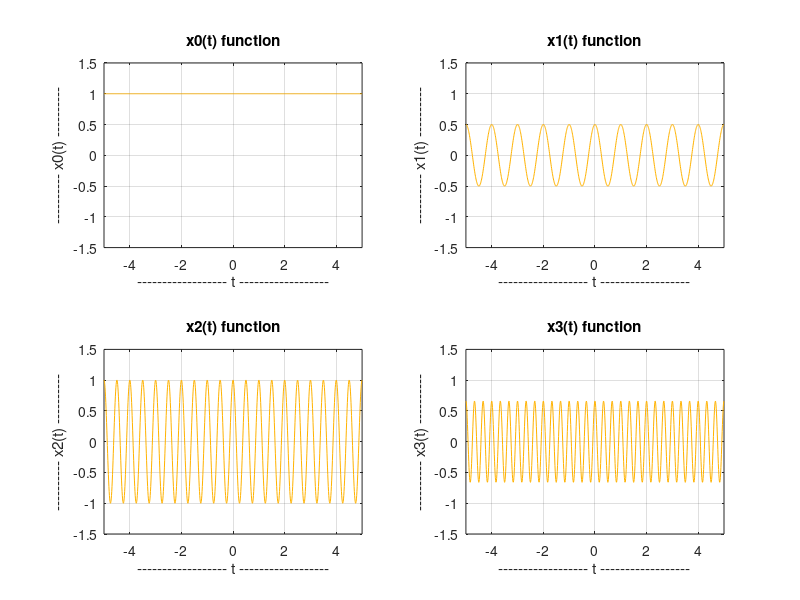
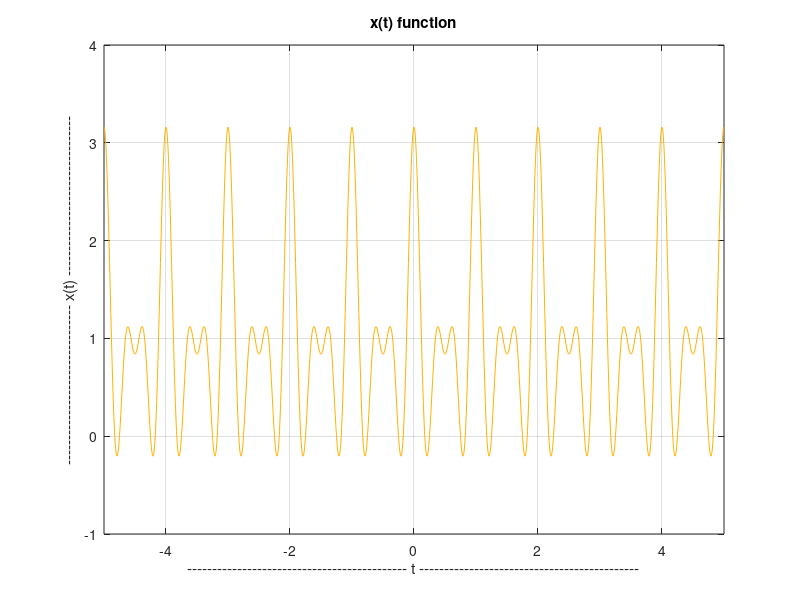

Source code (MATLAB) for these figures, in order:
clc;
clear;

a0=1;
a1=0.25;
a2=0.5;
a3=0.33;

w0=2*pi;
T=2*pi/w0;

y = @(a,k,t) a.*exp(-i*k*w0*t);
x0 = @(t) y(a0,0,t);
x1 = @(t) y(a1,1,t) + y(a1,-1,t);
x2 = @(t) y(a2,2,t) + y(a2,-2,t);
x3 = @(t) y(a3,3,t) + y(a3,-3,t);
x = @(t) x0(t) + x1(t) + x2(t) + x3(t);

t=-5:0.01:5;
for i=1:length(t)
    res0(i) = x0(t(i));
    res1(i) = x1(t(i));
    res2(i) = x2(t(i));
    res3(i) = x3(t(i));
    res(i) = x(t(i));
end

figure(1)

subplot(2,2,1);
plot(t,res0, 'color', [1 0.7 0]), grid, axis([-5 5 -1.5 1.5]);
title('x0(t) function');
xlabel('------------------ t ------------------');
ylabel('---------- x0(t) ----------');

subplot(2,2,2);
plot(t,res1, 'color', [1 0.7 0]), grid, axis([-5 5 -1.5 1.5]);
title('x1(t) function');
xlabel('------------------ t ------------------');
ylabel('---------- x1(t) ----------');

subplot(2,2,3);
plot(t,res2, 'color', [1 0.7 0]), grid, axis([-5 5 -1.5 1.5]);
title('x2(t) function');
xlabel('------------------ t ------------------');
ylabel('---------- x2(t) ----------');

subplot(2,2,4);
plot(t,res3, 'color', [1 0.7 0]), grid, axis([-5 5 -1.5 1.5]);
title('x3(t) function');
xlabel('------------------ t ------------------');
ylabel('---------- x3(t) ----------');

figure(2)
plot(t,res, 'color', [1 0.7 0]), grid, axis([-5 5 -1 4]);
title('x(t) function');
xlabel('-------------------------------------------- t --------------------------------------------');
ylabel('-------------------------------- x(t) --------------------------------');